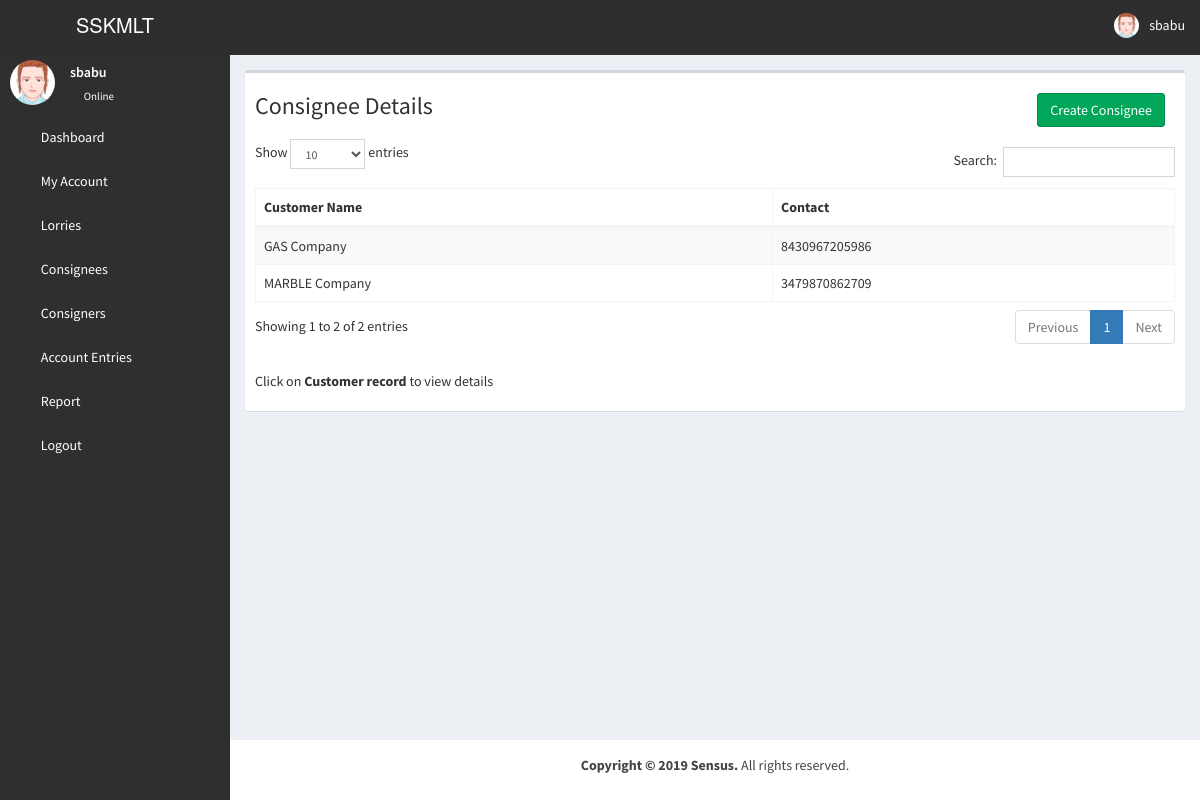
/consignees/ (signed in), run on the app's committed database.
### authentication/models.py (models this page shows)
class Profile(AbstractBaseUser):
    username = models.CharField(max_length = 100, unique = True)
    first_name = models.CharField(max_length = 30, blank = True)
    last_name = models.CharField(max_length = 30, blank = True)
    password = models.CharField(max_length=128)
    email = models.EmailField()
    is_superuser = models.BooleanField(default = False)
    objects = UserManager()
    USERNAME_FIELD = 'username'
    REQUIRED_FIELDS = ['email']

class CustomerCosignee(models.Model):
    customer_name = models.CharField(max_length=40,help_text='Customer name')
    contact = models.CharField(max_length=40,help_text='Contact')
    address = models.CharField(max_length=100,help_text='address')

### authentication/views.py (the view)
# urls.py: url(r'^consignees/',consignees),
def consignees(request):
    customers = CustomerCosignee.objects.all()
    return render(request,'consignees.html',{'customers':customers})

### templates/consignees.html (shortened to what this page needs)
{% extends "base.html" %}
{% load static %}
{% block content %}
    <div class="content-wrapper">
    <section class="content">
      <div class="row">
        <div class="col-xs-12">
            <div class="box">
              <div><h3 style="padding-left: 10px;display: inline-block;">Consignee Details</h3>
                  <div style="display: inline-flex; margin: 20px" class="pull-right">
                  <button type="button" class="btn btn-block btn-success" style="margin-left: 10px"><a href="/create_consignee/">Create Consignee</a></button>
                </div>
                  </div>
            <div class='box-body'>
                <table class="table table-bordered table-striped" id="lorrytable">
                        <thead>
                        <tr>
                            <th>Customer Name</th>
                            <th>Contact</th>
                        </tr>
                    </thead>
                   <tbody>
                     {% for customer in customers %}
                            <tr class='clickable-row' data-href='/create_consignee/{{ customer.id }}/'>
                                <td>{{ customer.customer_name }}</td>
                                <td>{{ customer.contact }}</td>
                            </tr>
                        {% endfor %}
                   </tbody>
                   </table>
            </div>
            <div style="padding: 10px;"><p style="display: inline-block;">Click on <b>Customer record</b> to view details</p></div>
            </div>
          </div>
        </div>
        </div>
      </div>
    {% endblock %}

### templates/header.html (shortened to what this page needs)
{% load static %}
<header class="main-header">
    <a href="dashboard.html" class="logo" style="background-color: #2e2e2e;">
      <span class="logo-lg">SSKMLT</span>
    </a>
    <nav class="navbar navbar-static-top">
      <a href="#" class="sidebar-toggle" data-toggle="push-menu" role="button">
      </a>
      <div class="navbar-custom-menu">
        <ul class="nav navbar-nav">
          <li class="dropdown user user-menu">
            <a href="#" class="dropdown-toggle" data-toggle="dropdown">
              <img src="{% static "images/avatar2.png" %}"  class="user-image" alt="User Image">
              <span class="hidden-xs">{{request.user.username}}</span>
            </a>
          </li>
        </ul>
      </div>
    </nav>
  </header>

### templates/menu.html
{% load static %}
<aside class="main-sidebar custom-color">
    <section class="sidebar">
      <div class="user-panel">
        <div class="pull-left image">
          <img src="{% static "images/avatar2.png" %}" class="img-circle" alt="User Image">
        </div>
        <div class="pull-left info">
          <p>{{request.user.username}}</p>
          <a href="#"><i class="fa fa-circle text-success"></i> Online</a>
        </div>
      </div>
      <ul class="sidebar-menu tree" data-widget="tree">
  <li><a href="/dashboard/"><i class="fa fa-dashboard"></i> <span>Dashboard</span></a></li>
    <li><a href="/account/"><i class="fa fa-gear"></i> <span>My Account</span></a></li>
    <li><a href="/lorries/"><i class="fa fa-gear"></i> <span>Lorries</span></a></li>
    <li><a href="/consignees/"><i class="fa fa-gear"></i> <span>Consignees</span></a></li>
    <li><a href="/consigners/"><i class="fa fa-gear"></i> <span>Consigners</span></a></li>
    <li><a href="/entries/"><i class="fa fa-gear"></i> <span>Account Entries</span></a></li>
    <li><a href="/report/"><i class="fa fa-gear"></i> <span>Report</span></a></li>
        <li><a href="/logout/"><i class="fa fa-sign-out"></i> <span>Logout</span></a></li>
      </ul>
    </section>
  </aside>

### data on the page
Profile: user.username "sbabu"
CustomerCosignee: customer_name "GAS Company", contact "8430967205986"
CustomerCosignee: customer_name "MARBLE Company", contact "3479870862709"
